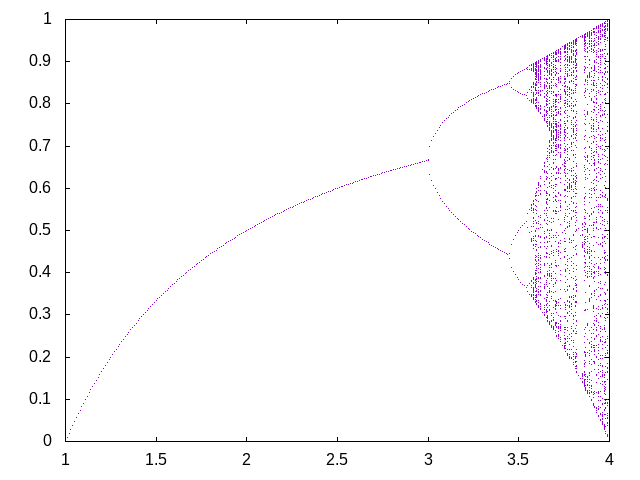

gnuplot code for this plot:
set term png
set out "bifurcation_plot.png"
plot "bifurcation_plot.txt" using 1:2 pt 7 ps 0.1 notitle
set out
